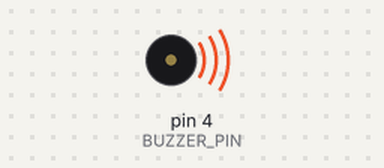
The sketch below on a simulated Arduino Uno, built with avr-gcc and run on an emulated ATmega328P. On the bench: buzzer (waves = sounding, pin HIGH).

Above: at 0.1 s.
Timing chart, 0 to 3.0 s (numbered marks = the images above):
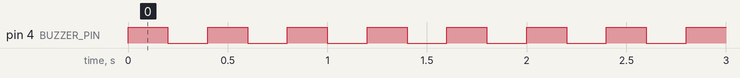

Measured:
- by itself, pin 4 (BUZZER_PIN): alternates HIGH for 0.20 s and LOW for 0.20 s

The sketch:

buzzer_test.ino
```cpp
#include <Arduino.h>

constexpr uint8_t BUZZER_PIN = 4;

// Set to 1 for active buzzer, 0 for passive buzzer.
#ifndef BUZZER_ACTIVE
#define BUZZER_ACTIVE 1
#endif

constexpr uint16_t kToneHz = 2000;
constexpr uint32_t kOnMs = 200;
constexpr uint32_t kOffMs = 200;

void setup() {
  pinMode(BUZZER_PIN, OUTPUT);
}

void loop() {
#if BUZZER_ACTIVE
  digitalWrite(BUZZER_PIN, HIGH);
  delay(kOnMs);
  digitalWrite(BUZZER_PIN, LOW);
  delay(kOffMs);
#else
  tone(BUZZER_PIN, kToneHz, kOnMs);
  delay(kOnMs + kOffMs);
#endif
}
```
